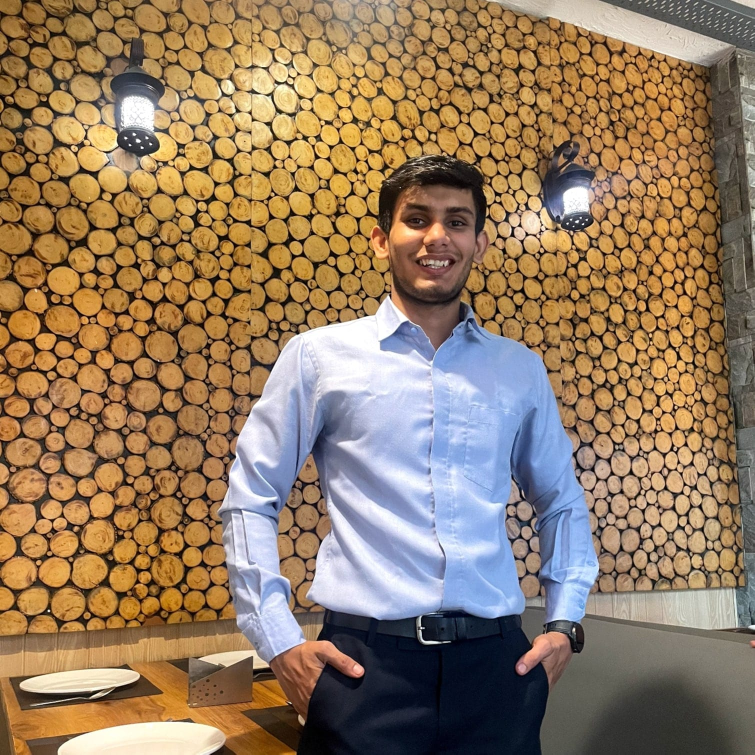
#> input picture tarun.jpeg, 1509 x 1509 px (shown at 1/2 size)
$ python opencv_Day_19.py
#> lines starting #> are read from the running program, lines starting #| are printed output that depends on the picture
# Import necessary libraries
import numpy as np
import cv2
from matplotlib import pyplot as plt

# Read the image
img = cv2.imread('tarun.jpeg')
#> img is the input picture: shape (1509, 1509, 3); mean B, G, R 97.3, 123.5, 147.8

# Resize the image to 255x255 pixels
img = cv2.resize(img, (255, 255))
#> img: shape (255, 255, 3)

# Convert the image from BGR to RGB color space
img = cv2.cvtColor(img, cv2.COLOR_BGR2RGB)

# Apply thresholding to create a mask
# All pixel values above 220 will be set to 255 (white), and below to 0 (black)
res, mask = cv2.threshold(img, 220, 255, cv2.THRESH_BINARY_INV)
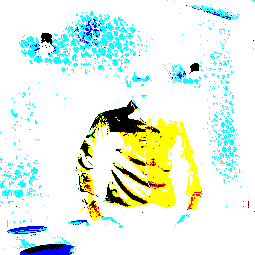
#> mask: shape (255, 255, 3); mean R, G, B 227.2, 242.5, 228.6

# Define a 2x2 kernel for morphological operations
kernel = np.ones((2, 2), np.uint8)

# Apply dilation to the image
dilation = cv2.dilate(img, kernel, iterations=1)
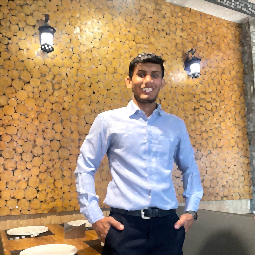
#> dilation: shape (255, 255, 3); mean R, G, B 173.3, 145.9, 115.5

# Apply erosion to the image
erosion = cv2.erode(img, kernel, iterations=1)
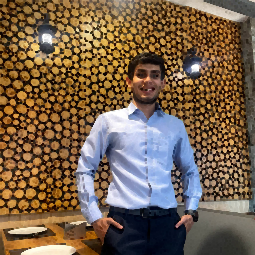
#> erosion: shape (255, 255, 3); mean R, G, B 118.8, 97.7, 76.9

# Apply opening to the image
opening = cv2.morphologyEx(img, cv2.MORPH_OPEN, kernel)
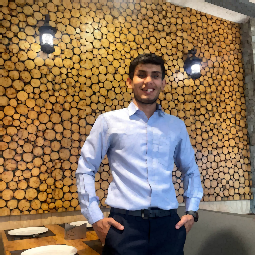
#> opening: shape (255, 255, 3); mean R, G, B 142.5, 117.9, 90.8

# Apply closing to the image
closing = cv2.morphologyEx(img, cv2.MORPH_CLOSE, kernel)
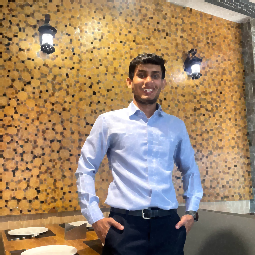
#> closing: shape (255, 255, 3); mean R, G, B 161, 135.3, 106.5

# Apply gradient to the image
gradient = cv2.morphologyEx(img, cv2.MORPH_GRADIENT, kernel)
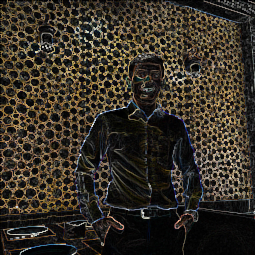
#> gradient: shape (255, 255, 3); mean R, G, B 54.5, 48.2, 38.6

# Apply tophat to the image
tophat = cv2.morphologyEx(img, cv2.MORPH_TOPHAT, kernel)
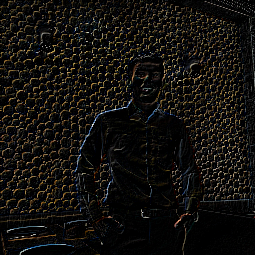
#> tophat: shape (255, 255, 3); mean R, G, B 18.7, 16.8, 13.9

# Create a list of images and their corresponding titles for displaying
images = [dilation, erosion, opening, closing, gradient, tophat]
titles = ['Dilation', 'Erosion', 'Opening', 'Closing', 'Gradient', 'Top Hat']

# Display images and their titles using matplotlib
for i in range(6):
    plt.subplot(2, 3, i+1)
    plt.imshow(images[i])
    plt.title(titles[i])
    plt.xticks([])
    plt.yticks([])

# Show the plots
plt.show()

# Wait for a key event
cv2.waitKey(0)

# Close all OpenCV windows
cv2.destroyAllWindows

$ run again, with nitin.jpeg copied over tarun.jpeg
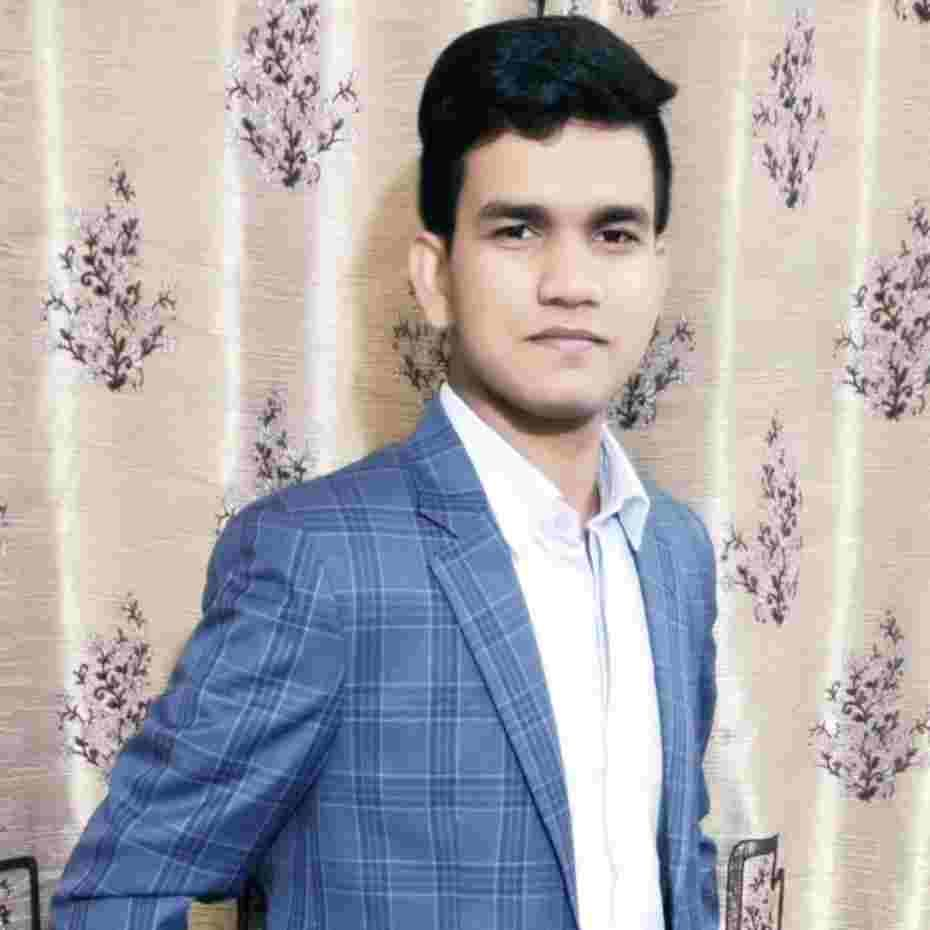
#> input picture nitin.jpeg, 930 x 930 px
#> img is the input picture: shape (930, 930, 3); mean B, G, R 173.4, 169.1, 172.7
#> `res, mask = cv2.threshold(img, 220, 255, cv2.THRESH_BINARY_INV)`:
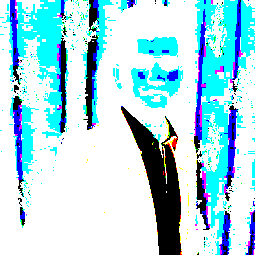
#> mask: shape (255, 255, 3); mean R, G, B 171.8, 217.6, 230.3
#> `tophat = cv2.morphologyEx(img, cv2.MORPH_TOPHAT, kernel)`:
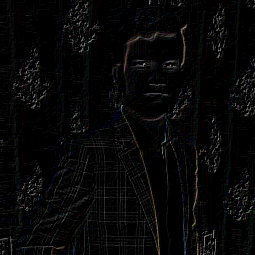
#> tophat: shape (255, 255, 3); mean R, G, B 6.9, 6.8, 6.9

$ run again, with sample.jpeg copied over tarun.jpeg
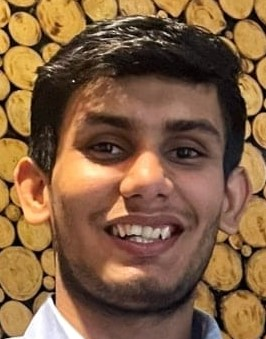
#> input picture sample.jpeg, 266 x 339 px
#> img is the input picture: shape (339, 266, 3); mean B, G, R 66.2, 96, 130.8
#> `opening = cv2.morphologyEx(img, cv2.MORPH_OPEN, kernel)`:
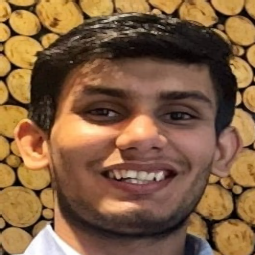
#> opening: shape (255, 255, 3); mean R, G, B 129.9, 94.9, 64.7
#> `tophat = cv2.morphologyEx(img, cv2.MORPH_TOPHAT, kernel)`:
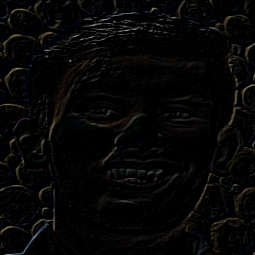
#> tophat: shape (255, 255, 3); mean R, G, B 6.2, 5.9, 5.6
